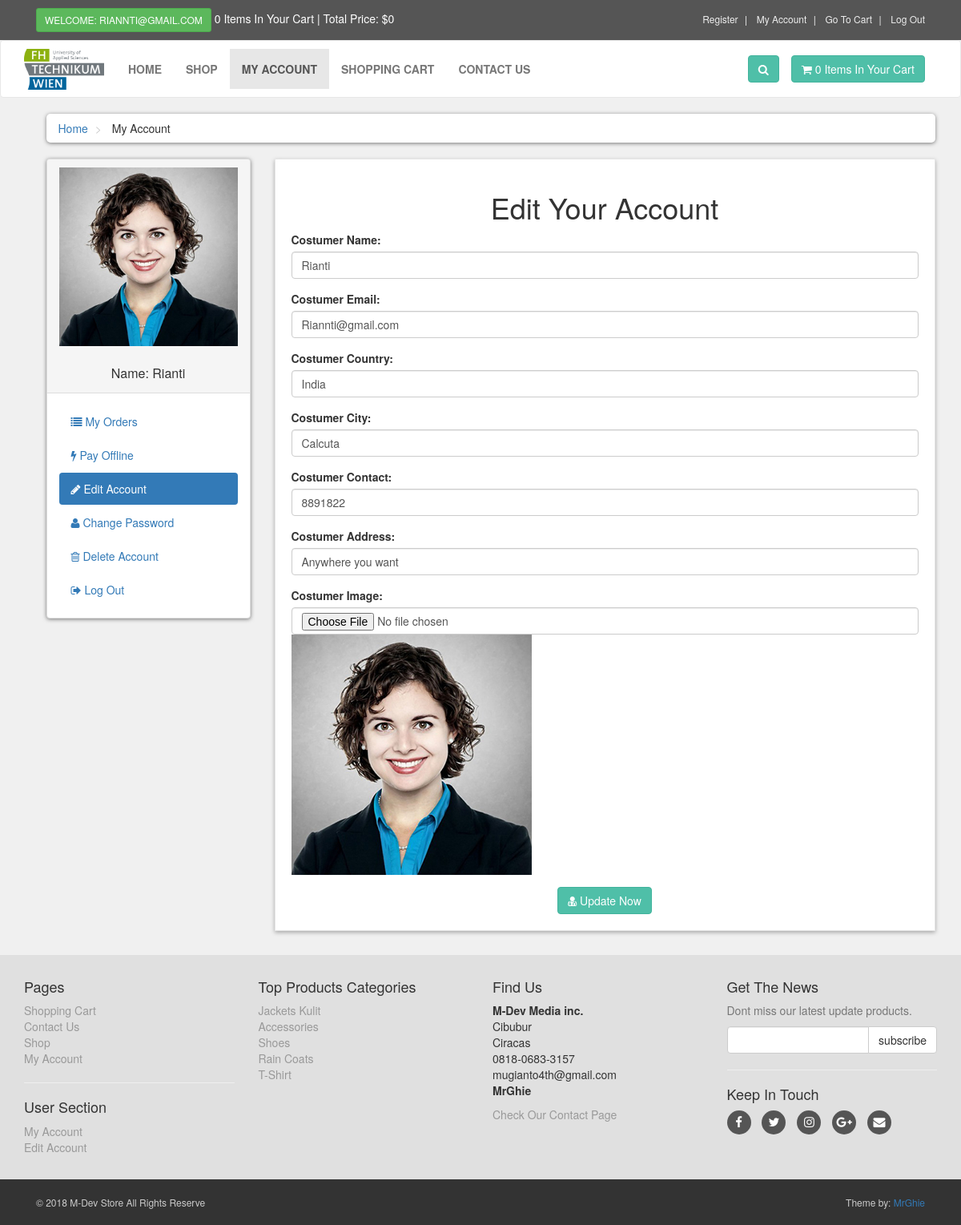
The app's page /customer/my_account.php?edit_account (signed in) with its own data.
### tables this page shows
CREATE TABLE `customers` (
  `customer_id` int(10) NOT NULL,
  `customer_name` varchar(255) NOT NULL,
  `customer_email` varchar(255) NOT NULL,
  `customer_pass` varchar(255) NOT NULL,
  `customer_country` text NOT NULL,
  `customer_city` text NOT NULL,
  `customer_contact` varchar(255) NOT NULL,
  `customer_address` text NOT NULL,
  `customer_image` text NOT NULL,
  `customer_ip` varchar(100) NOT NULL
);

CREATE TABLE `product_categories` (
  `p_cat_id` int(10) NOT NULL,
  `p_cat_title` text NOT NULL,
  `p_cat_desc` text NOT NULL
);

### customer/edit_account.php (the view, shortened to what this page needs)
<?php
$customer_session = $_SESSION['customer_email'];
$get_customer = "select * from customers where customer_email='$customer_session'";
$run_customer = mysqli_query($con ,$get_customer );
$row_customer = mysqli_fetch_array($run_customer);
$customer_name = $row_customer ['customer_name'];
$customer_email = $row_customer ['customer_email'];
$customer_country = $row_customer ['customer_country'];
$customer_city = $row_customer ['customer_city'];
$customer_contact = $row_customer ['customer_contact'];
$customer_address = $row_customer ['customer_address'];
$customer_image = $row_customer ['customer_image'];
?>
<h1 align="center"> Edit Your Account </h1>
<form action="" method="post" enctype="multipart/form-data">
    <div class="form-group">
        <label> Costumer Name: </label>
        <input type="text" name="c_name" class="form-control" value= "<?php echo $customer_name; ?>" required>
    </div>
    <div class="form-group">
        <label> Costumer Email: </label>
        <input type="text" name="c_email" class="form-control" value= "<?php echo $customer_email; ?>" required>
    </div>
    <div class="form-group">
        <label> Costumer Country: </label>
        <input type="text" name="c_country" class="form-control" value= "<?php echo $customer_country; ?>" required>
    </div>
    <div class="form-group">
        <label> Costumer City: </label>
        <input type="text" name="c_city" class="form-control" value= "<?php echo $customer_city; ?>" required>
    </div>
    <div class="form-group">
        <label> Costumer Contact: </label>
        <input type="text" name="c_contact" class="form-control" value= "<?php echo $customer_contact; ?>" required>
    </div>
    <div class="form-group">
        <label> Costumer Address: </label>
        <input type="text" name="c_address" class="form-control" value= "<?php echo $customer_address; ?>" required>
    </div>
    <div class="form-group">
        <label> Costumer Image: </label>
        <input type="file" name="c_image" class="form-control form-height-custom" required>
        <img class="img-responsive" src="customer_images/<?php echo $customer_image; ?>" alt="Costumer Image">
    </div>
    <div class="text-center">
        <button name="update" class="btn btn-primary">
            <i class="fa fa-user-md"></i> Update Now
        </button>
    </div>
</form>

### customer/includes/sidebar.php
<div class="panel panel-default sidebar-menu">
    <div class="panel-heading">
      <?php
      $customer_session = $_SESSION['customer_email'];
      $get_customer = "select * from customers where customer_email = '$customer_session' ";
      $run_customer = mysqli_query($con , $get_customer);
      $row_customer = mysqli_fetch_array($run_customer);
      $customer_image = $row_customer['customer_image'];
      $customer_name = $row_customer['customer_name'];
      if(!isset($_SESSION['customer_email']))
      {
      }else
      {
        echo "
        <center>
        <img src='customer_images/$customer_image' class= 'img-responsive'>
        </center>
        <br/>
        <h3 class='panel-title' align='center'>
        Name: $customer_name
        </h3>
        ";
      }
      ?>
    </div>
    <div class="panel-body">
        <ul class="nav-pills nav-stacked nav">
            <li class="<?php if(isset($_GET['my_orders'])){ echo "active"; } ?>">
                <a href="my_account.php?my_orders">
                    <i class="fa fa-list"></i> My Orders
                </a>
            </li>
            <li class="<?php if(isset($_GET['pay_offline'])){ echo "active"; } ?>">
                <a href="my_account.php?pay_offline">
                    <i class="fa fa-bolt"></i> Pay Offline
                </a>
            </li>
            <li class="<?php if(isset($_GET['edit_account'])){ echo "active"; } ?>">
                <a href="my_account.php?edit_account">
                    <i class="fa fa-pencil"></i> Edit Account
                </a>
            </li>
            <li class="<?php if(isset($_GET['change_pass'])){ echo "active"; } ?>">
                <a href="my_account.php?change_pass">
                    <i class="fa fa-user"></i> Change Password
                </a>
            </li>
            <li class="<?php if(isset($_GET['delete_account'])){ echo "active"; } ?>">
                <a href="my_account.php?delete_account">
                    <i class="fa fa-trash-o"></i> Delete Account
                </a>
            </li>
            <li>
                <a href="logout.php">
                    <i class="fa fa-sign-out"></i> Log Out
                </a>
            </li>
        </ul>
    </div>
</div>

### customer/includes/footer.php (shortened to what this page needs)
<div id="footer">
    <div class="container">
        <div class="row">
            <div class="col-sm-6 col-md-3">
               <h4>Pages</h4>
                <ul>
                    <li><a href="../cart.php">Shopping Cart</a></li>
                    <li><a href="../contact.php">Contact Us</a></li>
                    <li><a href="../shop.php">Shop</a></li>
                    <li><a href="my_account.php">My Account</a></li>
                </ul>
                <hr>
                <h4>User Section</h4>
                <ul>
                <?php
if(!isset($_SESSION['customer_email']))
{
    echo "<a href='../checkout.php'>Login</a>";
}else
{
  echo "<a href='my_account.php?my_orders'>My Account</a>";
}
?>
                    <li>
                    <?php
           if(!isset($_SESSION['customer_email']))
          {
             echo "<a href='../checkout.php'>Login</a>";
              }else
                    {
                echo "<a href='my_account.php?edit_account'>Edit Account</a>";
                    }
                           ?>
                    </li>
                </ul>
            </div>
            <div class="com-sm-6 col-md-3">
                <h4>Top Products Categories</h4>
                <ul>
                    <?php
                        $get_p_cats = "select * from product_categories";
                        $run_p_cats = mysqli_query($con,$get_p_cats);
                        while($row_p_cats=mysqli_fetch_array($run_p_cats)){
                            $p_cat_id = $row_p_cats['p_cat_id'];
                            $p_cat_title = $row_p_cats['p_cat_title'];
                            echo "
                                <li>
                                    <a href='../shop.php?p_cat=$p_cat_id'>
                                        $p_cat_title
                                    </a>
                                </li>
                            ";
                        }
                    ?>
                </ul>
            </div>
            <div class="col-sm-6 col-md-3">
                <h4>Find Us</h4>
                <p>
                    <strong>M-Dev Media inc.</strong>
                    <br/>Cibubur
                    <br/>Ciracas
                    <br/>0818-0683-3157
                    <br/>mugianto4th@gmail.com
                    <br/><strong>MrGhie</strong>
                </p>
                <a href="../contact.php">Check Our Contact Page</a>
            </div>
            <div class="col-sm-6 col-md-3">
                <h4>Get The News</h4>
                <p class="text-muted">
                    Dont miss our latest update products.
                </p>
                <form action="https://feedburner.google.com/fb/a/mailverify" method="post" target="popupwindow" onsubmit="window.open('https://feedburner.google.com/fb/a/mailverify?uri=M-devMedia', 'popupwindow', 'scrollbars=yes,width=550,height=520');return true" method="post">
                    <div class="input-group">
                        <input type="text" class="form-control" name="email">
                        <span class="input-group-btn">
                            <input type="submit" value="subscribe" class="btn btn-default">
                        </span>
                    </div>
                </form>
                <hr>
                <h4>Keep In Touch</h4>
                <p class="social">
                    <a href="../#" class="fa fa-facebook"></a>
                    <a href="../#" class="fa fa-twitter"></a>
                    <a href="../#" class="fa fa-instagram"></a>
                    <a href="../#" class="fa fa-google-plus"></a>
                    <a href="../#" class="fa fa-envelope"></a>
                </p>
            </div>
        </div>
    </div>
</div>
<div id="copyright">
    <div class="container">
        <div class="col-md-6">
            <p class="pull-left">&copy; 2018 M-Dev Store All Rights Reserve</p>
        </div>
        <div class="col-md-6">
            <p class="pull-right">Theme by: <a href="#">MrGhie</a></p>
        </div>
    </div>
</div>

### customer/styles/style.css (style rules this page uses)
body { font-size: 14px; line-height: 1.42857143; color: #333333; background: #f0f0f0; overflow-x: hidden; }
.btn-primary { color: rgb(255, 255, 255); background: rgb(79, 191, 168); border-color: rgb(65, 179, 156); }
#content .panel.sidebar-menu { box-sizing: border-box; box-shadow: 0px 1px 5px rgba(0, 0, 0, .5); }
#content .panel.sidebar-menu h3 { padding: 5px 0px; margin: 0px; }
#footer { background: #e0e0e0; padding: 20px 0; }
#footer a { color: #999999; padding: 0; text-decoration: none; }
#footer ul { list-style: none; padding-left: 0px; }
#footer .social { text-align: left; }
#footer .social a { margin: 0px 10px 0px 0px; display: inline-block; color: #ffffff; width: 30px; height: 30px; border-radius: 15px; line-height: 30px; font-size: 15px; text-align: center; vertical-align: bottom; background: #555555; text-decoration: none; }
#copyright { background: #333333; color: #cccccc; padding: 20px 0px; font-size: 12px; }
#copyright p { margin: 0px; }

### records on screen
customers: customer_image (picture), customer_name "Rianti", c_name "Rianti", c_email "Riannti@gmail.com", c_country "India", c_city "Calcuta", c_contact "8891822", c_address "Anywhere you want"
product_categories: p_cat_title "Jackets Kulit"
product_categories: p_cat_title "Accessories"
product_categories: p_cat_title "Shoes"
product_categories: p_cat_title "Rain Coats"
product_categories: p_cat_title "T-Shirt"

### other values on screen
$_SESSION['customer_email'] "RIANNTI@GMAIL.COM"
$count_items "0 0"
$total "0"
